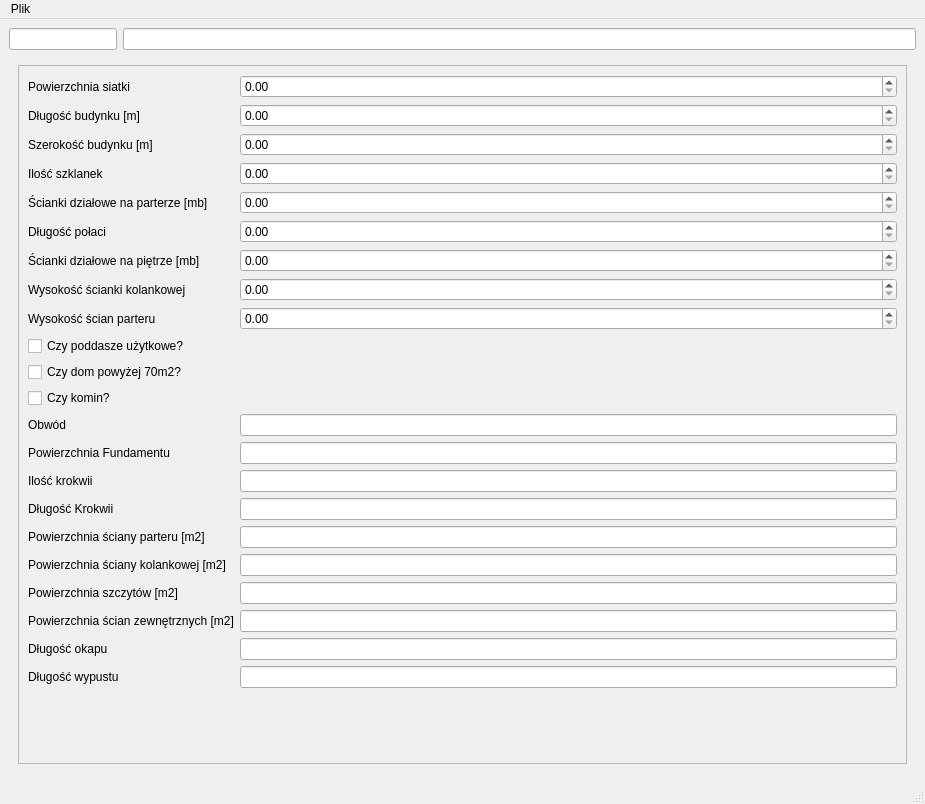
<?xml version="1.0" encoding="UTF-8"?>
<ui version="4.0">
 <class>MainWindow</class>
 <widget class="QMainWindow" name="MainWindow">
  <property name="geometry">
   <rect>
    <x>0</x>
    <y>0</y>
    <width>925</width>
    <height>804</height>
   </rect>
  </property>
  <property name="windowTitle">
   <string>Estimatex</string>
  </property>
  <widget class="QWidget" name="centralwidget">
   <layout class="QVBoxLayout" name="verticalLayout_3">
    <item>
     <layout class="QHBoxLayout" name="horizontalLayout">
      <item>
       <widget class="QLineEdit" name="Name_box">
        <property name="sizePolicy">
         <sizepolicy hsizetype="Fixed" vsizetype="Fixed">
          <horstretch>0</horstretch>
          <verstretch>0</verstretch>
         </sizepolicy>
        </property>
        <property name="readOnly">
         <bool>true</bool>
        </property>
       </widget>
      </item>
      <item>
       <widget class="QLineEdit" name="Formula_bar"/>
      </item>
     </layout>
    </item>
    <item>
     <widget class="QTabWidget" name="tabWidget">
      <property name="tabPosition">
       <enum>QTabWidget::South</enum>
      </property>
      <property name="tabShape">
       <enum>QTabWidget::Triangular</enum>
      </property>
      <property name="currentIndex">
       <number>0</number>
      </property>
      <property name="documentMode">
       <bool>true</bool>
      </property>
      <property name="movable">
       <bool>true</bool>
      </property>
      <property name="tabBarAutoHide">
       <bool>true</bool>
      </property>
      <widget class="QWidget" name="properties_tab">
       <attribute name="title">
        <string>Właściwości</string>
       </attribute>
       <layout class="QVBoxLayout" name="verticalLayout">
        <item>
         <widget class="QScrollArea" name="scrollArea">
          <property name="widgetResizable">
           <bool>true</bool>
          </property>
          <widget class="QWidget" name="scrollAreaWidgetContents_2">
           <property name="geometry">
            <rect>
             <x>0</x>
             <y>0</y>
             <width>879</width>
             <height>676</height>
            </rect>
           </property>
           <layout class="QFormLayout" name="formLayout">
            <item row="0" column="0">
             <widget class="QLabel" name="label">
              <property name="text">
               <string>Powierzchnia siatki</string>
              </property>
             </widget>
            </item>
            <item row="0" column="1">
             <widget class="DoubleSpinnBoxItem" name="gridArea"/>
            </item>
            <item row="1" column="0">
             <widget class="QLabel" name="label_2">
              <property name="text">
               <string>Długość budynku [m]</string>
              </property>
             </widget>
            </item>
            <item row="1" column="1">
             <widget class="DoubleSpinnBoxItem" name="buildingLength"/>
            </item>
            <item row="2" column="0">
             <widget class="QLabel" name="label_3">
              <property name="text">
               <string>Szerokość budynku [m]</string>
              </property>
             </widget>
            </item>
            <item row="2" column="1">
             <widget class="DoubleSpinnBoxItem" name="buildingWidth"/>
            </item>
            <item row="3" column="0">
             <widget class="QLabel" name="label_4">
              <property name="text">
               <string>Ilość szklanek</string>
              </property>
             </widget>
            </item>
            <item row="3" column="1">
             <widget class="DoubleSpinnBoxItem" name="glassQuantity"/>
            </item>
            <item row="4" column="0">
             <widget class="QLabel" name="label_5">
              <property name="text">
               <string>Ścianki działowe na parterze [mb]</string>
              </property>
             </widget>
            </item>
            <item row="4" column="1">
             <widget class="DoubleSpinnBoxItem" name="groundFloorWalls"/>
            </item>
            <item row="5" column="0">
             <widget class="QLabel" name="label_6">
              <property name="text">
               <string>Długość połaci</string>
              </property>
             </widget>
            </item>
            <item row="5" column="1">
             <widget class="DoubleSpinnBoxItem" name="roofLength"/>
            </item>
            <item row="6" column="0">
             <widget class="QLabel" name="label_19">
              <property name="text">
               <string>Ścianki działowe na piętrze [mb]</string>
              </property>
             </widget>
            </item>
            <item row="6" column="1">
             <widget class="DoubleSpinnBoxItem" name="firstFloorWalls"/>
            </item>
            <item row="7" column="0">
             <widget class="QLabel" name="label_7">
              <property name="text">
               <string>Wysokość ścianki kolankowej</string>
              </property>
             </widget>
            </item>
            <item row="7" column="1">
             <widget class="DoubleSpinnBoxItem" name="kneeWallHeight"/>
            </item>
            <item row="8" column="0">
             <widget class="QLabel" name="label_8">
              <property name="text">
               <string>Wysokość ścian parteru</string>
              </property>
             </widget>
            </item>
            <item row="8" column="1">
             <widget class="DoubleSpinnBoxItem" name="groundFloorHeight"/>
            </item>
            <item row="9" column="0">
             <widget class="CheckBoxItem" name="attic">
              <property name="text">
               <string>Czy poddasze użytkowe?</string>
              </property>
             </widget>
            </item>
            <item row="10" column="0">
             <widget class="CheckBoxItem" name="largeHouse">
              <property name="text">
               <string>Czy dom powyżej 70m2?</string>
              </property>
             </widget>
            </item>
            <item row="11" column="0">
             <widget class="CheckBoxItem" name="chimney">
              <property name="text">
               <string>Czy komin?</string>
              </property>
             </widget>
            </item>
            <item row="12" column="0">
             <widget class="QLabel" name="label_9">
              <property name="text">
               <string>Obwód</string>
              </property>
             </widget>
            </item>
            <item row="12" column="1">
             <widget class="LineEditItem" name="perimeter"/>
            </item>
            <item row="13" column="0">
             <widget class="QLabel" name="label_10">
              <property name="text">
               <string>Powierzchnia Fundamentu</string>
              </property>
             </widget>
            </item>
            <item row="13" column="1">
             <widget class="LineEditItem" name="foundationArea"/>
            </item>
            <item row="14" column="0">
             <widget class="QLabel" name="label_11">
              <property name="text">
               <string>Ilość krokwii</string>
              </property>
             </widget>
            </item>
            <item row="14" column="1">
             <widget class="LineEditItem" name="rafterCount">
              <property name="enabled">
               <bool>true</bool>
              </property>
             </widget>
            </item>
            <item row="15" column="0">
             <widget class="QLabel" name="label_12">
              <property name="text">
               <string>Długość Krokwii</string>
              </property>
             </widget>
            </item>
            <item row="15" column="1">
             <widget class="LineEditItem" name="rafterLength"/>
            </item>
            <item row="16" column="0">
             <widget class="QLabel" name="label_13">
              <property name="text">
               <string>Powierzchnia ściany parteru [m2]</string>
              </property>
             </widget>
            </item>
            <item row="16" column="1">
             <widget class="LineEditItem" name="groundWallArea"/>
            </item>
            <item row="17" column="0">
             <widget class="QLabel" name="label_14">
              <property name="text">
               <string>Powierzchnia ściany kolankowej [m2]</string>
              </property>
             </widget>
            </item>
            <item row="17" column="1">
             <widget class="LineEditItem" name="kneeWallArea"/>
            </item>
            <item row="18" column="0">
             <widget class="QLabel" name="label_15">
              <property name="text">
               <string>Powierzchnia szczytów [m2]</string>
              </property>
             </widget>
            </item>
            <item row="18" column="1">
             <widget class="LineEditItem" name="gableArea"/>
            </item>
            <item row="19" column="0">
             <widget class="QLabel" name="label_16">
              <property name="text">
               <string>Powierzchnia ścian zewnętrznych [m2]</string>
              </property>
             </widget>
            </item>
            <item row="19" column="1">
             <widget class="LineEditItem" name="externalWallArea"/>
            </item>
            <item row="20" column="0">
             <widget class="QLabel" name="label_17">
              <property name="text">
               <string>Długość okapu</string>
              </property>
             </widget>
            </item>
            <item row="20" column="1">
             <widget class="LineEditItem" name="eavesLenght"/>
            </item>
            <item row="21" column="0">
             <widget class="QLabel" name="label_18">
              <property name="text">
               <string>Długość wypustu</string>
              </property>
             </widget>
            </item>
            <item row="21" column="1">
             <widget class="LineEditItem" name="spoutLength"/>
            </item>
           </layout>
          </widget>
         </widget>
        </item>
       </layout>
      </widget>
     </widget>
    </item>
   </layout>
  </widget>
  <widget class="QMenuBar" name="menubar">
   <property name="geometry">
    <rect>
     <x>0</x>
     <y>0</y>
     <width>925</width>
     <height>26</height>
    </rect>
   </property>
   <widget class="QMenu" name="menuFile">
    <property name="title">
     <string>Plik</string>
    </property>
    <widget class="QMenu" name="menuImport">
     <property name="title">
      <string>Import</string>
     </property>
     <addaction name="actionImport_xlm"/>
     <addaction name="actionImport_xlsx"/>
    </widget>
    <widget class="QMenu" name="menuEksport">
     <property name="title">
      <string>Eksport</string>
     </property>
     <addaction name="actionExport_xlsx"/>
     <addaction name="actionExport_pdf"/>
     <addaction name="actionExport_xml"/>
    </widget>
    <addaction name="actionNew"/>
    <addaction name="actionOpen"/>
    <addaction name="separator"/>
    <addaction name="actionSave"/>
    <addaction name="actionSave_as"/>
    <addaction name="separator"/>
    <addaction name="menuImport"/>
    <addaction name="menuEksport"/>
    <addaction name="separator"/>
    <addaction name="actionClose"/>
   </widget>
   <addaction name="menuFile"/>
  </widget>
  <widget class="QStatusBar" name="statusbar">
   <property name="enabled">
    <bool>true</bool>
   </property>
  </widget>
  <action name="actionNew">
   <property name="text">
    <string>Nowy...</string>
   </property>
   <property name="iconText">
    <string>Nowy kosztorys</string>
   </property>
   <property name="toolTip">
    <string>Nowy kosztorys</string>
   </property>
   <property name="shortcut">
    <string>Ctrl+N</string>
   </property>
  </action>
  <action name="actionOpen">
   <property name="text">
    <string>Otwórz...</string>
   </property>
   <property name="iconText">
    <string>Otwórz kosztorys</string>
   </property>
   <property name="toolTip">
    <string>Otwórz kosztorys</string>
   </property>
   <property name="shortcut">
    <string>Ctrl+O</string>
   </property>
  </action>
  <action name="actionSave">
   <property name="text">
    <string>Zapisz...</string>
   </property>
   <property name="shortcut">
    <string>Ctrl+S</string>
   </property>
  </action>
  <action name="actionSave_as">
   <property name="text">
    <string>Zapisz jako...</string>
   </property>
   <property name="shortcut">
    <string>Ctrl+Shift+S</string>
   </property>
  </action>
  <action name="actionClose">
   <property name="text">
    <string>Zamknij</string>
   </property>
   <property name="shortcut">
    <string>Ctrl+F4</string>
   </property>
  </action>
  <action name="actionImport_xlm">
   <property name="text">
    <string>Kosztorys (*.xml)</string>
   </property>
  </action>
  <action name="actionExport_xlsx">
   <property name="text">
    <string>Plik XLSX</string>
   </property>
  </action>
  <action name="actionImportCsv">
   <property name="text">
    <string>*.csv</string>
   </property>
  </action>
  <action name="actionExport_pdf">
   <property name="text">
    <string>Plik PDF</string>
   </property>
  </action>
  <action name="actionExport_xml">
   <property name="text">
    <string>Plik xml</string>
   </property>
  </action>
  <action name="actionImport_xlsx">
   <property name="text">
    <string>.XLSX</string>
   </property>
  </action>
 </widget>
 <customwidgets>
  <customwidget>
   <class>DoubleSpinnBoxItem</class>
   <extends>QDoubleSpinBox</extends>
   <header location="global">model.DoubleSpinnBoxItem</header>
  </customwidget>
  <customwidget>
   <class>CheckBoxItem</class>
   <extends>QCheckBox</extends>
   <header location="global">model.CheckBoxItem</header>
  </customwidget>
  <customwidget>
   <class>LineEditItem</class>
   <extends>QLineEdit</extends>
   <header location="global">model.LineEditItem</header>
  </customwidget>
 </customwidgets>
 <resources/>
 <connections/>
</ui>
